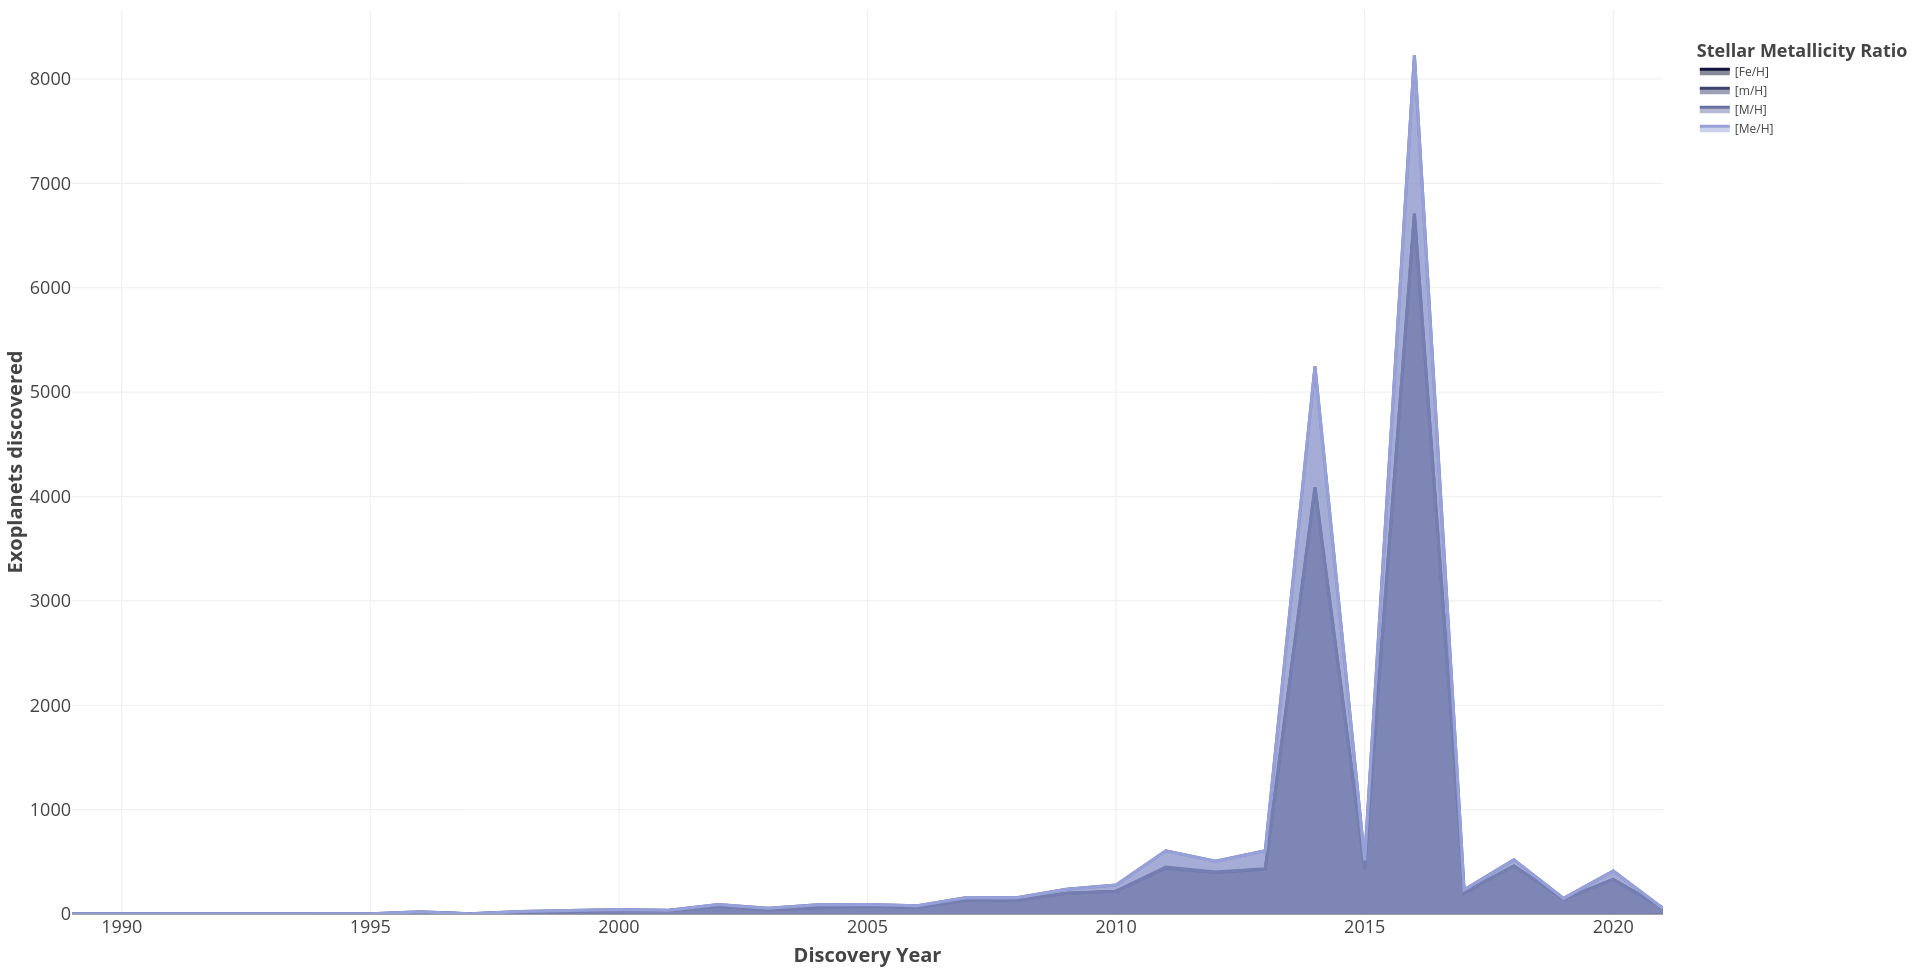

Here is the R script that generated this plot:

# Paths:
path_data = "data/"
path_lib = "renv/library/R-4.1/x86_64-pc-linux-gnu/"

# Packages:
require(dplyr, lib = path_lib)
require(readr, lib = path_lib)
require(RColorBrewer, lib = path_lib)
require(plotly, lib = path_lib)

# Dataset:
df = readr::read_csv(paste0(path_data, "nasa_exoplanets.csv")) %>%
         as.data.frame()
attr(df, "spec") = NULL
df_varnames = readr::read_csv(paste0(path_data, "nasa_exoplanets_var_names.csv")) %>%
                  as.data.frame()
attr(df_varnames, "spec") = NULL

# Variables:
x_var = "disc_year"
x_var_name = (df_varnames %>%
                 dplyr::filter(var == x_var))$var_name
y_var_name = "Exoplanets discovered"
color_var = "st_metratio"
color_var_name = (df_varnames %>%
                     dplyr::filter(var == color_var))$var_name

df_plot = df %>%
              dplyr::group_by(eval(parse(text = x_var)),
                              eval(parse(text = color_var))) %>%
              dplyr::summarise(y_var = n()) %>%
              as.data.frame() %>%
              dplyr::rename("x_var" = "eval(parse(text = x_var))",
                            "color_var" = "eval(parse(text = color_var))")
df_plot$color_var = as.factor(df_plot$color_var)

# Deal with NA:
df_plot = df_plot[!is.na(df_plot[, "color_var"]), ]

# Plot:
my_palette = colorRampPalette(c("#111539", "#97A1D9"))
n_levels = length(levels(df_plot$color_var))

p = plot_ly(
    data = df_plot,
    x = ~x_var,
    y = ~y_var,
    color = ~color_var,
    colors = my_palette(n_levels),
    text = ~color_var,
    type = "scatter",
    mode = "lines",
    fill = "tozeroy",
    stackgroup = "one",
    split = ~color_var,
    line = list(
        width = 3
    ),
    hovertemplate = paste0("<b>", x_var_name, ": %{x}<br>",
                           y_var_name, ": %{y}<br>",
                           color_var_name, ": %{text}</b><extra></extra>")
) %>%
    layout(
        xaxis = list(
            title = paste0("<b>", x_var_name, "</b>"),
            titlefont = list(size = 20),
            tickfont = list(size = 18),
            categoryorder = "array"
        ),
        yaxis = list(
            title = paste0("<b>", y_var_name, "</b>"),
            titlefont = list(size = 20),
            tickfont = list(size = 18)
        ),
        margin = list(
            l = 10,
            r = 10,
            t = 10,
            b = 10
        ),
        hoverlabel = list(font = list(size = 18)),
        showlegend = TRUE,
        legend = list(
            title = list(
                text = paste0("<br><b>", color_var_name, "</b>"),
                font = list(size = 18)
            )
        )
    )

p
